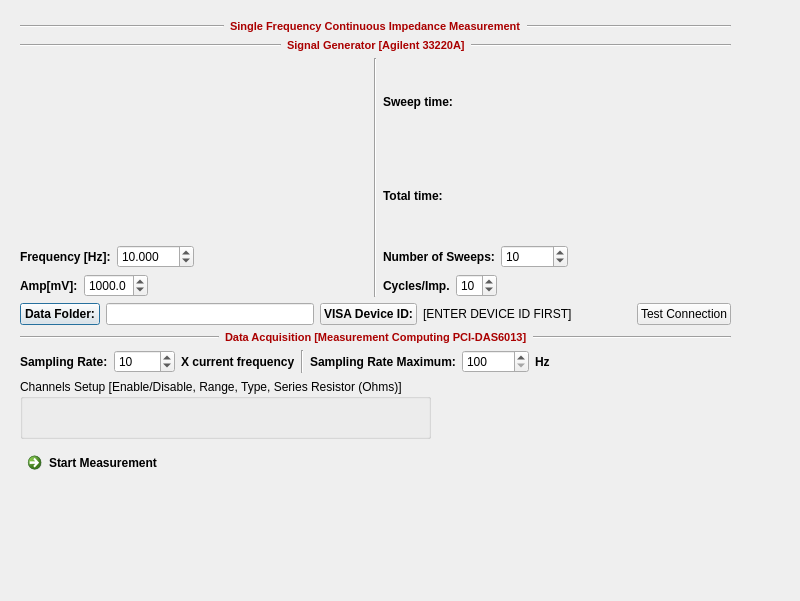
<?xml version="1.0" encoding="UTF-8"?>
<ui version="4.0">
 <class>SingleFreqImpDlg</class>
 <widget class="QDialog" name="SingleFreqImpDlg">
  <property name="geometry">
   <rect>
    <x>0</x>
    <y>0</y>
    <width>800</width>
    <height>601</height>
   </rect>
  </property>
  <property name="windowTitle">
   <string>Dialog</string>
  </property>
  <widget class="QWidget" name="verticalLayoutWidget">
   <property name="geometry">
    <rect>
     <x>10</x>
     <y>10</y>
     <width>731</width>
     <height>541</height>
    </rect>
   </property>
   <layout class="QVBoxLayout" name="verticalLayout">
    <property name="margin">
     <number>10</number>
    </property>
    <item>
     <layout class="QHBoxLayout" name="horizontalLayout_5">
      <item>
       <widget class="Line" name="line_5">
        <property name="sizePolicy">
         <sizepolicy hsizetype="MinimumExpanding" vsizetype="Fixed">
          <horstretch>0</horstretch>
          <verstretch>0</verstretch>
         </sizepolicy>
        </property>
        <property name="orientation">
         <enum>Qt::Horizontal</enum>
        </property>
       </widget>
      </item>
      <item>
       <widget class="QLabel" name="label_4">
        <property name="font">
         <font>
          <weight>75</weight>
          <bold>true</bold>
         </font>
        </property>
        <property name="text">
         <string>&lt;!DOCTYPE HTML PUBLIC &quot;-//W3C//DTD HTML 4.0//EN&quot; &quot;http://www.w3.org/TR/REC-html40/strict.dtd&quot;&gt;
&lt;html&gt;&lt;head&gt;&lt;meta name=&quot;qrichtext&quot; content=&quot;1&quot; /&gt;&lt;style type=&quot;text/css&quot;&gt;
p, li { white-space: pre-wrap; }
&lt;/style&gt;&lt;/head&gt;&lt;body style=&quot; font-family:'MS Shell Dlg 2'; font-size:8.25pt; font-weight:600; font-style:normal;&quot;&gt;
&lt;p style=&quot; margin-top:0px; margin-bottom:0px; margin-left:0px; margin-right:0px; -qt-block-indent:0; text-indent:0px;&quot;&gt;&lt;span style=&quot; font-size:8pt; color:#aa0000;&quot;&gt;Single Frequency Continuous Impedance Measurement&lt;/span&gt;&lt;/p&gt;&lt;/body&gt;&lt;/html&gt;</string>
        </property>
       </widget>
      </item>
      <item>
       <widget class="Line" name="line_6">
        <property name="sizePolicy">
         <sizepolicy hsizetype="MinimumExpanding" vsizetype="Fixed">
          <horstretch>0</horstretch>
          <verstretch>0</verstretch>
         </sizepolicy>
        </property>
        <property name="orientation">
         <enum>Qt::Horizontal</enum>
        </property>
       </widget>
      </item>
     </layout>
    </item>
    <item>
     <layout class="QHBoxLayout" name="horizontalLayout_3">
      <item>
       <widget class="Line" name="line_3">
        <property name="sizePolicy">
         <sizepolicy hsizetype="MinimumExpanding" vsizetype="Fixed">
          <horstretch>0</horstretch>
          <verstretch>0</verstretch>
         </sizepolicy>
        </property>
        <property name="orientation">
         <enum>Qt::Horizontal</enum>
        </property>
       </widget>
      </item>
      <item>
       <widget class="QLabel" name="label_18">
        <property name="font">
         <font>
          <weight>75</weight>
          <bold>true</bold>
         </font>
        </property>
        <property name="text">
         <string>&lt;!DOCTYPE HTML PUBLIC &quot;-//W3C//DTD HTML 4.0//EN&quot; &quot;http://www.w3.org/TR/REC-html40/strict.dtd&quot;&gt;
&lt;html&gt;&lt;head&gt;&lt;meta name=&quot;qrichtext&quot; content=&quot;1&quot; /&gt;&lt;style type=&quot;text/css&quot;&gt;
p, li { white-space: pre-wrap; }
&lt;/style&gt;&lt;/head&gt;&lt;body style=&quot; font-family:'MS Shell Dlg 2'; font-size:8.25pt; font-weight:400; font-style:normal;&quot;&gt;
&lt;p style=&quot; margin-top:0px; margin-bottom:0px; margin-left:0px; margin-right:0px; -qt-block-indent:0; text-indent:0px;&quot;&gt;&lt;span style=&quot; font-size:8pt; font-weight:600; color:#aa0000;&quot;&gt;Signal Generator [Agilent 33220A]&lt;/span&gt;&lt;/p&gt;&lt;/body&gt;&lt;/html&gt;</string>
        </property>
       </widget>
      </item>
      <item>
       <widget class="Line" name="line_4">
        <property name="sizePolicy">
         <sizepolicy hsizetype="MinimumExpanding" vsizetype="Fixed">
          <horstretch>0</horstretch>
          <verstretch>0</verstretch>
         </sizepolicy>
        </property>
        <property name="orientation">
         <enum>Qt::Horizontal</enum>
        </property>
       </widget>
      </item>
     </layout>
    </item>
    <item>
     <layout class="QHBoxLayout" name="horizontalLayout_2">
      <item>
       <layout class="QVBoxLayout" name="verticalLayout_9">
        <item>
         <spacer name="verticalSpacer">
          <property name="orientation">
           <enum>Qt::Vertical</enum>
          </property>
          <property name="sizeHint" stdset="0">
           <size>
            <width>20</width>
            <height>40</height>
           </size>
          </property>
         </spacer>
        </item>
        <item>
         <layout class="QHBoxLayout" name="horizontalLayout_17">
          <item>
           <widget class="QLabel" name="label_5">
            <property name="font">
             <font>
              <weight>75</weight>
              <bold>true</bold>
             </font>
            </property>
            <property name="text">
             <string>Frequency [Hz]:</string>
            </property>
           </widget>
          </item>
          <item>
           <widget class="QDoubleSpinBox" name="spnFreq">
            <property name="decimals">
             <number>3</number>
            </property>
            <property name="minimum">
             <double>0.010000000000000</double>
            </property>
            <property name="maximum">
             <double>1000.000000000000000</double>
            </property>
            <property name="value">
             <double>10.000000000000000</double>
            </property>
           </widget>
          </item>
          <item>
           <spacer name="horizontalSpacer_13">
            <property name="orientation">
             <enum>Qt::Horizontal</enum>
            </property>
            <property name="sizeHint" stdset="0">
             <size>
              <width>40</width>
              <height>20</height>
             </size>
            </property>
           </spacer>
          </item>
         </layout>
        </item>
        <item>
         <layout class="QHBoxLayout" name="horizontalLayout_19"/>
        </item>
        <item>
         <layout class="QHBoxLayout" name="horizontalLayout_13">
          <item>
           <widget class="QLabel" name="label">
            <property name="font">
             <font>
              <weight>75</weight>
              <bold>true</bold>
             </font>
            </property>
            <property name="text">
             <string>Amp[mV]:</string>
            </property>
           </widget>
          </item>
          <item>
           <widget class="QDoubleSpinBox" name="spnAmp">
            <property name="decimals">
             <number>1</number>
            </property>
            <property name="maximum">
             <double>4500.000000000000000</double>
            </property>
            <property name="value">
             <double>1000.000000000000000</double>
            </property>
           </widget>
          </item>
          <item>
           <spacer name="horizontalSpacer_11">
            <property name="orientation">
             <enum>Qt::Horizontal</enum>
            </property>
            <property name="sizeHint" stdset="0">
             <size>
              <width>40</width>
              <height>20</height>
             </size>
            </property>
           </spacer>
          </item>
         </layout>
        </item>
       </layout>
      </item>
      <item>
       <widget class="Line" name="line_9">
        <property name="orientation">
         <enum>Qt::Vertical</enum>
        </property>
       </widget>
      </item>
      <item>
       <layout class="QVBoxLayout" name="verticalLayout_8">
        <item>
         <widget class="QLabel" name="lblSweepTime">
          <property name="font">
           <font>
            <weight>75</weight>
            <bold>true</bold>
           </font>
          </property>
          <property name="text">
           <string>Sweep time:</string>
          </property>
         </widget>
        </item>
        <item>
         <widget class="QLabel" name="lblTotalTime">
          <property name="font">
           <font>
            <weight>75</weight>
            <bold>true</bold>
           </font>
          </property>
          <property name="text">
           <string>Total time:</string>
          </property>
         </widget>
        </item>
        <item>
         <layout class="QHBoxLayout" name="horizontalLayout_14">
          <item>
           <widget class="QLabel" name="label_27">
            <property name="font">
             <font>
              <weight>75</weight>
              <bold>true</bold>
             </font>
            </property>
            <property name="text">
             <string>Number of Sweeps:</string>
            </property>
           </widget>
          </item>
          <item>
           <widget class="QSpinBox" name="spnNumSweep">
            <property name="minimum">
             <number>1</number>
            </property>
            <property name="maximum">
             <number>999999</number>
            </property>
            <property name="value">
             <number>10</number>
            </property>
           </widget>
          </item>
          <item>
           <spacer name="horizontalSpacer_3">
            <property name="orientation">
             <enum>Qt::Horizontal</enum>
            </property>
            <property name="sizeHint" stdset="0">
             <size>
              <width>40</width>
              <height>20</height>
             </size>
            </property>
           </spacer>
          </item>
         </layout>
        </item>
        <item>
         <layout class="QHBoxLayout" name="horizontalLayout_9">
          <item>
           <widget class="QLabel" name="label_26">
            <property name="font">
             <font>
              <weight>75</weight>
              <bold>true</bold>
             </font>
            </property>
            <property name="text">
             <string>Cycles/Imp.</string>
            </property>
           </widget>
          </item>
          <item>
           <widget class="QSpinBox" name="spnCyclesPerIm">
            <property name="minimum">
             <number>1</number>
            </property>
            <property name="value">
             <number>10</number>
            </property>
           </widget>
          </item>
          <item>
           <spacer name="horizontalSpacer_10">
            <property name="orientation">
             <enum>Qt::Horizontal</enum>
            </property>
            <property name="sizeHint" stdset="0">
             <size>
              <width>40</width>
              <height>20</height>
             </size>
            </property>
           </spacer>
          </item>
         </layout>
        </item>
       </layout>
      </item>
     </layout>
    </item>
    <item>
     <layout class="QVBoxLayout" name="verticalLayout_6">
      <property name="sizeConstraint">
       <enum>QLayout::SetMaximumSize</enum>
      </property>
      <item>
       <layout class="QHBoxLayout" name="horizontalLayout_4">
        <item>
         <widget class="QPushButton" name="btnSelDataFolder">
          <property name="sizePolicy">
           <sizepolicy hsizetype="Preferred" vsizetype="Fixed">
            <horstretch>0</horstretch>
            <verstretch>0</verstretch>
           </sizepolicy>
          </property>
          <property name="font">
           <font>
            <weight>75</weight>
            <bold>true</bold>
           </font>
          </property>
          <property name="text">
           <string>Data Folder:</string>
          </property>
         </widget>
        </item>
        <item>
         <widget class="QLineEdit" name="txtDataFolder"/>
        </item>
        <item>
         <widget class="QPushButton" name="btnSGDevID">
          <property name="sizePolicy">
           <sizepolicy hsizetype="Preferred" vsizetype="Fixed">
            <horstretch>0</horstretch>
            <verstretch>0</verstretch>
           </sizepolicy>
          </property>
          <property name="font">
           <font>
            <weight>75</weight>
            <bold>true</bold>
           </font>
          </property>
          <property name="text">
           <string>VISA Device ID:</string>
          </property>
         </widget>
        </item>
        <item>
         <widget class="QLabel" name="lblSGDevID">
          <property name="sizePolicy">
           <sizepolicy hsizetype="MinimumExpanding" vsizetype="Preferred">
            <horstretch>0</horstretch>
            <verstretch>0</verstretch>
           </sizepolicy>
          </property>
          <property name="text">
           <string>[ENTER DEVICE ID FIRST]</string>
          </property>
         </widget>
        </item>
        <item>
         <widget class="QPushButton" name="btnSGTestAgConn">
          <property name="text">
           <string>Test Connection</string>
          </property>
         </widget>
        </item>
       </layout>
      </item>
      <item>
       <layout class="QHBoxLayout" name="horizontalLayout_15">
        <item>
         <widget class="Line" name="line_14">
          <property name="sizePolicy">
           <sizepolicy hsizetype="MinimumExpanding" vsizetype="Fixed">
            <horstretch>0</horstretch>
            <verstretch>0</verstretch>
           </sizepolicy>
          </property>
          <property name="orientation">
           <enum>Qt::Horizontal</enum>
          </property>
         </widget>
        </item>
        <item>
         <widget class="QLabel" name="label_28">
          <property name="font">
           <font>
            <weight>75</weight>
            <bold>true</bold>
           </font>
          </property>
          <property name="text">
           <string>&lt;!DOCTYPE HTML PUBLIC &quot;-//W3C//DTD HTML 4.0//EN&quot; &quot;http://www.w3.org/TR/REC-html40/strict.dtd&quot;&gt;
&lt;html&gt;&lt;head&gt;&lt;meta name=&quot;qrichtext&quot; content=&quot;1&quot; /&gt;&lt;style type=&quot;text/css&quot;&gt;
p, li { white-space: pre-wrap; }
&lt;/style&gt;&lt;/head&gt;&lt;body style=&quot; font-family:'MS Shell Dlg 2'; font-size:8.25pt; font-weight:400; font-style:normal;&quot;&gt;
&lt;p style=&quot; margin-top:0px; margin-bottom:0px; margin-left:0px; margin-right:0px; -qt-block-indent:0; text-indent:0px;&quot;&gt;&lt;span style=&quot; font-size:8pt; font-weight:600; color:#aa0000;&quot;&gt;Data Acquisition [Measurement Computing PCI-DAS6013]&lt;/span&gt;&lt;/p&gt;&lt;/body&gt;&lt;/html&gt;</string>
          </property>
         </widget>
        </item>
        <item>
         <widget class="Line" name="line_15">
          <property name="sizePolicy">
           <sizepolicy hsizetype="MinimumExpanding" vsizetype="Fixed">
            <horstretch>0</horstretch>
            <verstretch>0</verstretch>
           </sizepolicy>
          </property>
          <property name="orientation">
           <enum>Qt::Horizontal</enum>
          </property>
         </widget>
        </item>
       </layout>
      </item>
      <item>
       <layout class="QHBoxLayout" name="horizontalLayout_16">
        <item>
         <widget class="QLabel" name="label_29">
          <property name="font">
           <font>
            <weight>75</weight>
            <bold>true</bold>
           </font>
          </property>
          <property name="text">
           <string>Sampling Rate:</string>
          </property>
         </widget>
        </item>
        <item>
         <widget class="QSpinBox" name="spnSamplingFactor">
          <property name="minimum">
           <number>2</number>
          </property>
          <property name="maximum">
           <number>10000</number>
          </property>
          <property name="value">
           <number>10</number>
          </property>
         </widget>
        </item>
        <item>
         <widget class="QLabel" name="label_30">
          <property name="font">
           <font>
            <weight>75</weight>
            <bold>true</bold>
           </font>
          </property>
          <property name="text">
           <string>X current frequency</string>
          </property>
         </widget>
        </item>
        <item>
         <widget class="Line" name="line_16">
          <property name="orientation">
           <enum>Qt::Vertical</enum>
          </property>
         </widget>
        </item>
        <item>
         <widget class="QLabel" name="label_31">
          <property name="font">
           <font>
            <weight>75</weight>
            <bold>true</bold>
           </font>
          </property>
          <property name="text">
           <string>Sampling Rate Maximum:</string>
          </property>
         </widget>
        </item>
        <item>
         <widget class="QSpinBox" name="spnSamplingMax">
          <property name="minimum">
           <number>100</number>
          </property>
          <property name="maximum">
           <number>100000</number>
          </property>
          <property name="singleStep">
           <number>100</number>
          </property>
          <property name="value">
           <number>100</number>
          </property>
         </widget>
        </item>
        <item>
         <widget class="QLabel" name="label_32">
          <property name="font">
           <font>
            <weight>75</weight>
            <bold>true</bold>
           </font>
          </property>
          <property name="text">
           <string>Hz</string>
          </property>
         </widget>
        </item>
        <item>
         <spacer name="horizontalSpacer_4">
          <property name="orientation">
           <enum>Qt::Horizontal</enum>
          </property>
          <property name="sizeHint" stdset="0">
           <size>
            <width>40</width>
            <height>20</height>
           </size>
          </property>
         </spacer>
        </item>
       </layout>
      </item>
      <item>
       <layout class="QHBoxLayout" name="horizontalLayout_18">
        <item>
         <widget class="QGroupBox" name="channelsGroup">
          <property name="title">
           <string>Channels Setup [Enable/Disable, Range, Type, Series Resistor (Ohms)]</string>
          </property>
         </widget>
        </item>
        <item>
         <layout class="QVBoxLayout" name="verticalLayout_7">
          <item>
           <spacer name="verticalSpacer_2">
            <property name="orientation">
             <enum>Qt::Vertical</enum>
            </property>
            <property name="sizeHint" stdset="0">
             <size>
              <width>20</width>
              <height>40</height>
             </size>
            </property>
           </spacer>
          </item>
         </layout>
        </item>
        <item>
         <spacer name="horizontalSpacer_5">
          <property name="orientation">
           <enum>Qt::Horizontal</enum>
          </property>
          <property name="sizeHint" stdset="0">
           <size>
            <width>40</width>
            <height>20</height>
           </size>
          </property>
         </spacer>
        </item>
       </layout>
      </item>
      <item>
       <widget class="QCommandLinkButton" name="btnStart">
        <property name="text">
         <string>Start Measurement</string>
        </property>
       </widget>
      </item>
      <item>
       <spacer name="verticalSpacer_3">
        <property name="orientation">
         <enum>Qt::Vertical</enum>
        </property>
        <property name="sizeHint" stdset="0">
         <size>
          <width>20</width>
          <height>40</height>
         </size>
        </property>
       </spacer>
      </item>
     </layout>
    </item>
   </layout>
  </widget>
 </widget>
 <resources/>
 <connections/>
</ui>
